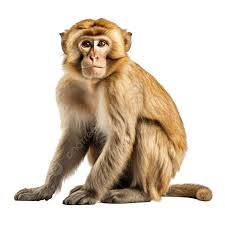
#> input picture course-2/opencv/opencv1/monk.png, 225 x 225 px, found by its file name
$ python main.py
#> lines starting #> are read from the running program, lines starting #| are printed output that depends on the picture
# This activity involves annotating an image using OpenCV by
# drawing rectangles and circles to highlight
#regions of interest, connecting them with a line,
# and visualizing the image height using bi-directional arrows.
#Text annotations are added for clarity,
# making the image informative and visually structured.
import cv2
import matplotlib.pyplot as plt

# Step 1: Load the Image
image = cv2.imread("course-2\opencv\opencv1\monk.png")
#> image is the input picture: shape (225, 225, 3); mean B, G, R 191.8, 206.3, 218.8
# Convert BGR to RGB for correct color display with matplotlib
image_rgb = cv2.cvtColor(image, cv2.COLOR_BGR2RGB)
# Get image dimensions
h,w,_ = image_rgb.shape
#> h = 225; w = 225

# Step 2: Draw Two Rectangles Around Interesting Regions
# Rectangle 1: Top-left corner
rh,rw=100,80
top_left=(30,30)
bottom_right=(30+rw,30+rh)
cv2.rectangle(image_rgb, top_left, bottom_right, (255,255,0), 3)
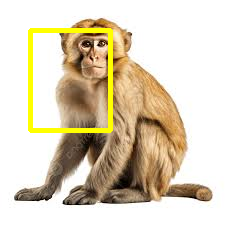
#> image_rgb: shape (225, 225, 3); mean R, G, B 220.7, 208.8, 186.1
cx=top_left[0]+rw//2
cy=top_left[1]+rh//2
cv2.circle(image_rgb, (cx, cy), 6, (0, 255, 0), -1)


# Rectangle 2: Bottom-right corner

rh1,rw1=100,150
top_left1=(w-30-rw1,h-30-rh1)
#> top_left1 = (45, 95)
bottom_right1=(w-30,h-30)
#> bottom_right1 = (195, 195)
cv2.rectangle(image_rgb, top_left1, bottom_right1, (255,0,255), 3)
cx1=top_left1[0]+rw1//2
#> cx1 = 120
cy1=top_left1[1]+rh1//2
#> cy1 = 145
cv2.circle(image_rgb, (cx1, cy1),7, (0,255,255), -1)

# Step 4: Draw Connecting Lines Between Centers of Rectangles
cv2.line(image_rgb, (cx, cy), (cx1,cy1), (255,0,0), 2)

# Step 5: Add Text Labels for Regions and Centers
#cv2.putText(img, text, org, fontFace, fontScale, color, thickness, lineType, bottomLeftOrigin)

cv2.putText(image_rgb, "Rectangle 1", (top_left[0], top_left[1] - 10), cv2.FONT_HERSHEY_SIMPLEX, 0.5, (255,255,0), 1,cv2.LINE_AA)
cv2.putText(image_rgb, "Center 1", (cx - 20, cy - 10), cv2.FONT_HERSHEY_SIMPLEX, 0.5, (0,255,0), 1, cv2.LINE_AA)
cv2.putText(image_rgb, "Rectangle 2", (top_left1[0], top_left1[1] - 10), cv2.FONT_HERSHEY_SIMPLEX, 0.5, (255,0,255), 1,cv2.LINE_AA)
cv2.putText(image_rgb, "Center 2", (cx1 - 20, cy1 - 10), cv2.FONT_HERSHEY_SIMPLEX, 0.5, (0,255,255), 1, cv2.LINE_AA)
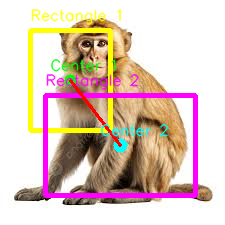
#> image_rgb: shape (225, 225, 3); mean R, G, B 222.2, 199.4, 190.1

# : Display the Annotated Image
plt.imshow(image_rgb)
plt.title('Annotated Image with Regions, Centers, and Bi-Directional Height Arrow')
plt.axis('off')
plt.show()
